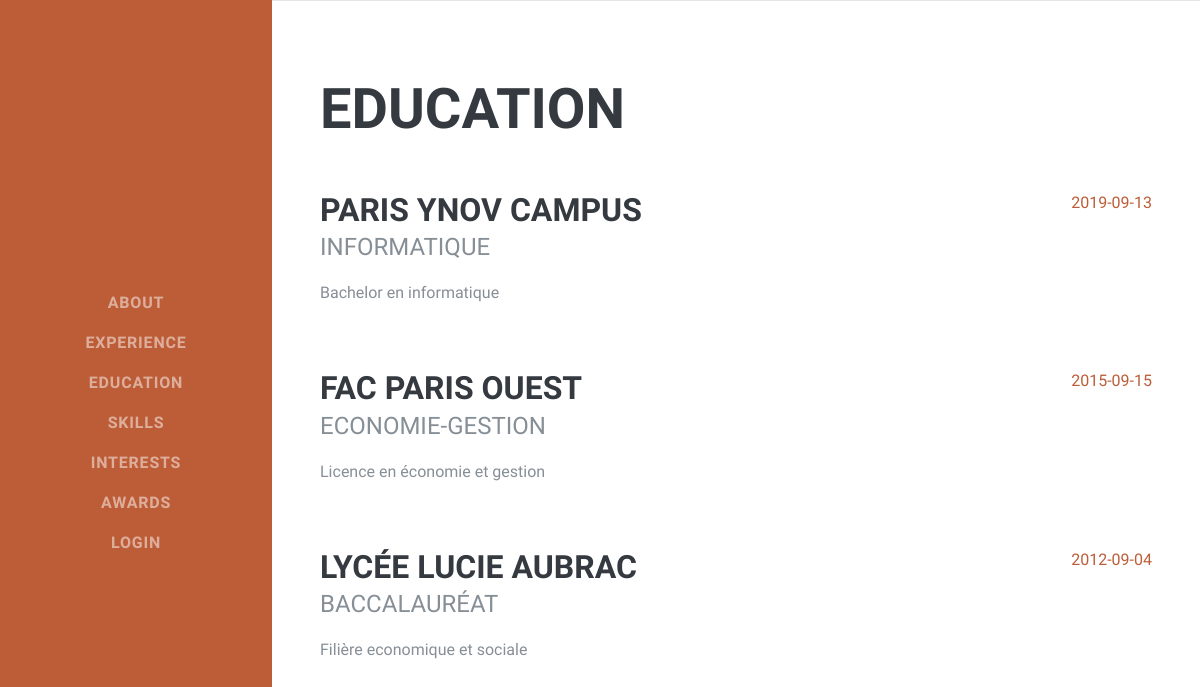
Screenshot of /cvatelier/education.php with the database file from the repository.
### tables this page shows
CREATE TABLE `education` (
  `id_education` int(1) NOT NULL,
  `etablissement` varchar(20) DEFAULT NULL,
  `diplôme` varchar(20) DEFAULT NULL,
  `information` varchar(30) DEFAULT NULL,
  `date_education` date DEFAULT NULL
);

### cvatelier/education.php (the view, shortened to what this page needs)
<?php include("inc/header.inc.php"); ?>
<section class="resume-section p-3 p-lg-5 d-flex align-items-center" id="education">
  <div class="w-100">
    <h2 class="mb-5">Education</h2>
    <?php
    $result = $pdo->query("SELECT * FROM education ORDER BY date_education DESC");
    while ($education = $result->fetch(PDO::FETCH_OBJ)) { ?>
    <div class="resume-item d-flex flex-column flex-md-row justify-content-between mb-5">
      <div class="resume-content">
        <h3 class="mb-0"><?php echo $education->etablissement; ?></h3>
        <div class="subheading mb-3"><?php echo $education->diplôme;?>
        </div>
        <p><?php echo $education->information;?></p>
      </div>
      <div class="resume-date text-md-right">
        <span class="text-primary"><?php echo $education->date_education?></span>
      </div>
    </div>
    <?php
    }
    ?>
  </div>
</section>

### cvatelier/inc/header.inc.php (shortened to what this page needs)
<!DOCTYPE html>
<html lang="en">
<head>
  <link href="vendor/bootstrap/css/bootstrap.min.css" rel="stylesheet">
  <link href="vendor/fontawesome-free/css/all.min.css" rel="stylesheet">
  <link href="css/resume.min.css" rel="stylesheet">
</head>
<body id="page-top">
  <nav class="navbar navbar-expand-lg navbar-dark bg-primary fixed-top" id="sideNav">
    <a class="navbar-brand js-scroll-trigger" href="#page-top">
    </a>
    <div class="collapse navbar-collapse" id="navbarSupportedContent">
      <ul class="navbar-nav">
        <li class="nav-item">
          <a class="nav-link js-scroll-trigger" href="index.php">About</a>
        </li>
        <li class="nav-item">
          <a class="nav-link js-scroll-trigger" href="experience.php">Experience</a>
        </li>
        <li class="nav-item">
          <a class="nav-link js-scroll-trigger" href="education.php">Education</a>
        </li>
        <li class="nav-item">
          <a class="nav-link js-scroll-trigger" href="skills.php">Skills</a>
        </li>
        <li class="nav-item">
          <a class="nav-link js-scroll-trigger" href="interests.php">Interests</a>
        </li>
        <li class="nav-item">
          <a class="nav-link js-scroll-trigger" href="awards.php">Awards</a>
        </li>
        <li class="nav-item">
          <a class="nav-link js-scroll-trigger" href="login.php">Login</a>
        </li>
      </ul>
    </div>
  </nav>

### rows the page displays
education: etablissement "PARIS YNOV CAMPUS", diplôme "INFORMATIQUE", information "Bachelor en informatique", date_education "2019-09-13"
education: etablissement "FAC PARIS OUEST", diplôme "ECONOMIE-GESTION", information "Licence en économie et gestion", date_education "2015-09-15"
education: etablissement "LYCÉE LUCIE AUBRAC", diplôme "BACCALAURÉAT", information "Filière economique et sociale", date_education "2012-09-04"
